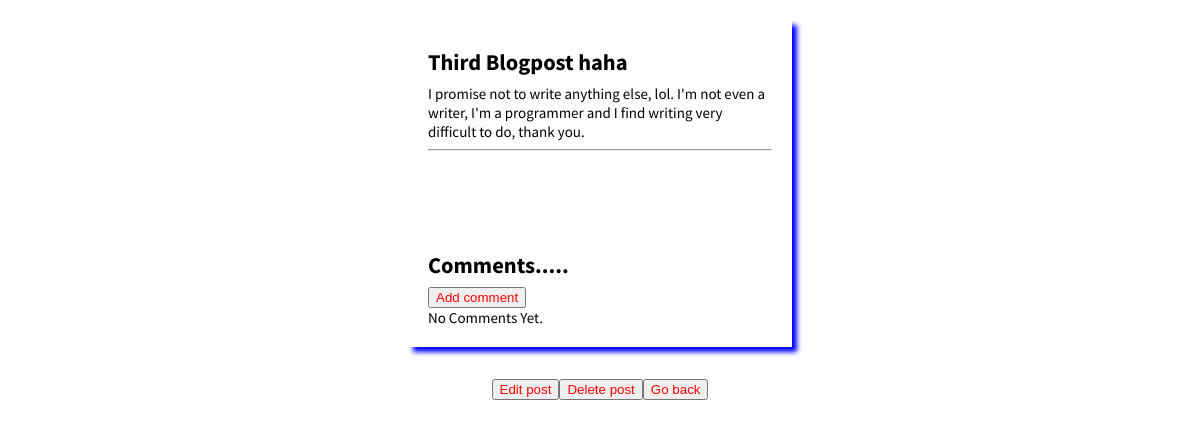
Screenshot of /post/3/ with the database file from the repository.
### blog/models.py (models this page shows, shortened)
class Post(models.Model):
    title = models.CharField(max_length=200)
    author = models.ForeignKey('auth.User', on_delete = models.CASCADE,)
    body = models.TextField()

### blog/views.py (the view)
# urls.py: path("post/<int:pk>/", views.detailedView, name="fullPost"),
def detailedView(request, pk):         #function-based view to display the posts individually
    posts = Post.objects.get(id=pk)
    post_dict ={"posts":posts}
    return render(request, "blog/detailed.html", post_dict)

### blog/templates/blog/detailed.html (shortened to what this page needs)
{% extends 'blog/base.html' %}
{% block content %}
    <div class="post-entry" style="box-shadow: 5px 5px 5px blue;">
        <h2>{{ posts.title }}</h2>
        <p>{{posts.body}}</p>
<hr>
        <div style="margin-top: 100px;">
            <h2>Comments.....</h2>
            <button><a href="/post/{{posts.pk}}/comment">Add comment</a></button> <br>
            {% if not post.comments.all %}
                No Comments Yet.
            {% endif %}
        </div>
    </div>
    <div class="btns">
        <button><a href="/post/{{posts.id}}/edit">Edit post</a> </button>
        <button><a href="/post/{{posts.id}}/delete">Delete post</a> </button>
        <button><a href="/post/">Go back</a> </button>
    </div>
{%  endblock %}

### blog/static/blog/styles.css (style rules this page uses)
body { font-family:"Source Sans Pro"; font-size:15px; }
a { color:red; text-decoration:none; }
header, .greeting, .nav-left, .post-entry { margin:20px 400px; padding:20px; height:auto; }
.btns { display:flex; justify-content: center; }
.post-entry { margin-bottom: 2rem; }
.post-entry h2 { margin: 0.5rem; margin-left:0; }
.post-entry p { margin:0; font-weight:400; }

### rows the page displays
Post: title "Third Blogpost haha", body "I promise not to write anything else, lol. I'm not even a writer, I'm a programmer and I find writing very difficult to do, thank you."
